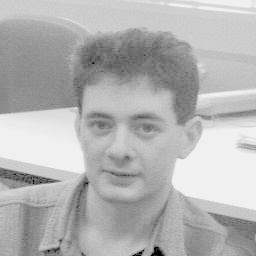
#> input picture 100.jpg, 256 x 256 px
$ python file.py
#> lines starting #> are read from the running program, lines starting #| are printed output that depends on the picture
import cv2
import numpy as np
import math
import cmath
from tkinter import Tk
from tkinter.filedialog import askopenfilename


def exponential(c,f):
	value = int(c*math.log(1+f,10))
	if(value>255):
		return 255
	return value


def squared(c,f):
	value = int(c*math.sqrt(f))
	if(value>255):
		return 255
	return value

def main(cons,img):
	''''
	cv2.imshow('Coverted Image',img)
	cv2.waitKey(0)'''

	height, width = img.shape

	for y in range(0,width):
		for x in range(0,height):
			img[x,y] = exponential(cons,img[x,y])

	'''cv2.imshow('Coverted Image',img)
	cv2.waitKey(0)
	cv2.destroyAllWindows()'''
	strr = str(cons)+".jpg"
	cv2.imwrite(strr,img);


Tk().withdraw()
filename = askopenfilename()
#> the answer given: 100.jpg

values = [80,100,120]
for i in values:
	imgen = cv2.imread(filename)
#> imgen is the input picture: shape (256, 256, 3); min 0, max 243, mean 179.3
	img = cv2.cvtColor(imgen, cv2.COLOR_BGR2GRAY)
	main(i,img)
#> the loop in main, `for y in range(0,width):` made 256 passes
#> after the loop in main, `for y in range(0,width):`:
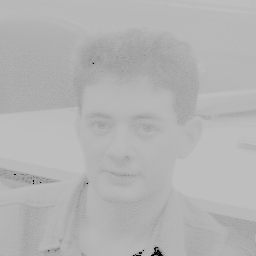
#> img: shape (256, 256); min 0, max 190, mean 179
#cons = int(input("Valor de constante: "))#255/np.log(1+np.max(imgen))
